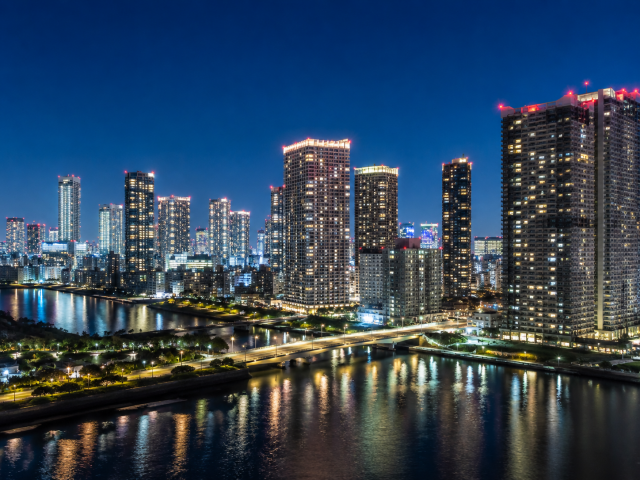
#> input picture Chapter05/cityscape.png, 640 x 480 px
$ python 05-03_Prewitt_filter.py   (older library calls are emulated)
#> lines starting #> are read from the running program, lines starting #| are printed output that depends on the picture
import cv2
import numpy as np

img = cv2.imread("cityscape.png", cv2.IMREAD_GRAYSCALE)
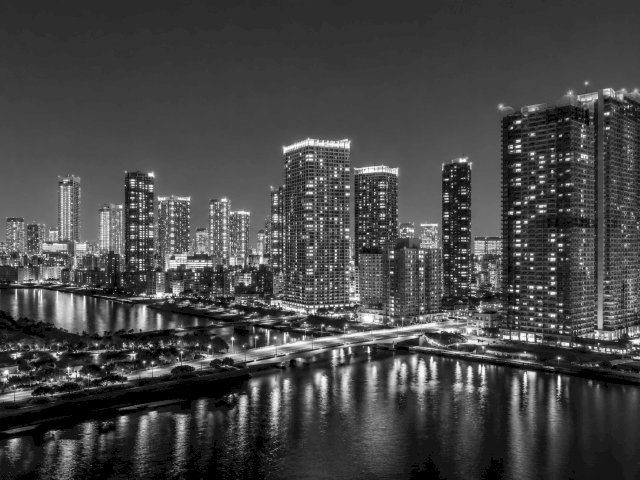
#> img: shape (480, 640); min 0, max 254, mean 69.8

# X方向のPrewittカーネル
kernel_x = np.array([
    [-1, 0, 1],
    [-1, 0, 1],
    [-1, 0, 1]
], dtype=np.float32)

# Y方向のPrewittカーネル
kernel_y = np.array([
    [-1, -1, -1],
    [ 0,  0,  0],
    [ 1,  1,  1]
], dtype=np.float32)

prewitt_x = cv2.filter2D(img, cv2.CV_64F, kernel_x)
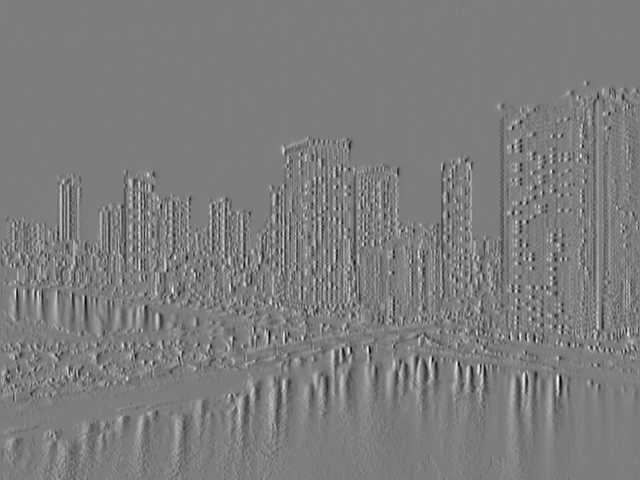
#> prewitt_x: shape (480, 640) float64; min -539, max 558, mean 0; drawn with min black and max white
prewitt_y = cv2.filter2D(img, cv2.CV_64F, kernel_y)
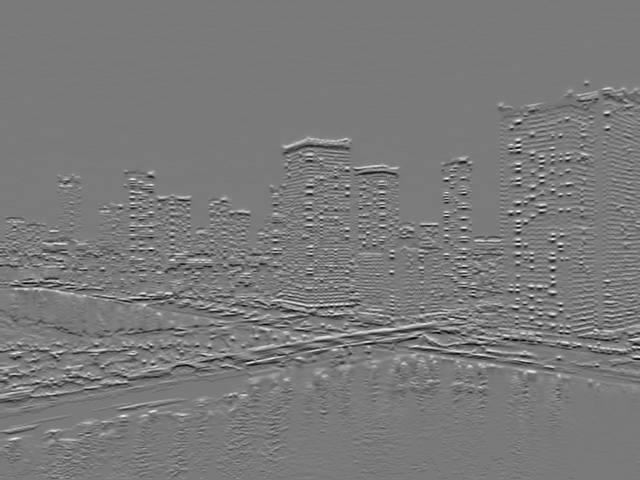
#> prewitt_y: shape (480, 640) float64; min -551, max 592, mean -0.3; drawn with min black and max white

# 勾配の大きさ
prewitt_mag = cv2.magnitude(prewitt_x, prewitt_y)
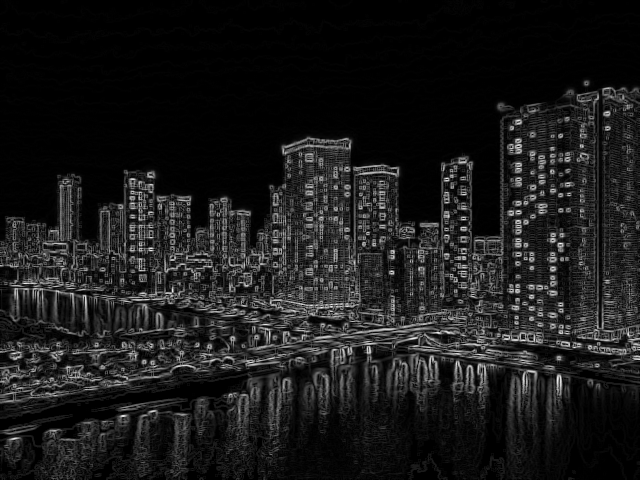
#> prewitt_mag: shape (480, 640) float64; min 0, max 592.3, mean 63.2; drawn with min black and max white

# 8ビット画像へ変換
prewitt_mag = cv2.convertScaleAbs(prewitt_mag)
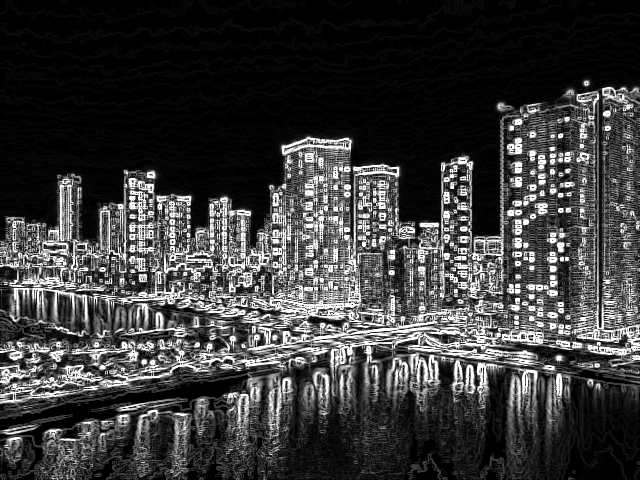
#> prewitt_mag: shape (480, 640); min 0, max 255, mean 60

cv2.imwrite("prewitt.png", prewitt_mag)
